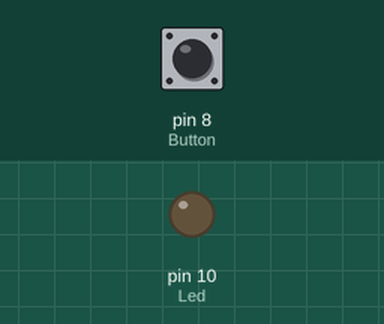
A sketch run on a simulated Arduino Uno, built with avr-gcc and run on an emulated ATmega328P. Parts: output pins drawn as LEDs (lit = HIGH). The test bench sets the inputs (shaded band); at power-on: pin 8 (Button) LOW.

Above: at 1.2 s.
1.3 s: pin 8 (Button) pulled HIGH for 0.15 s
At 1.37 s:
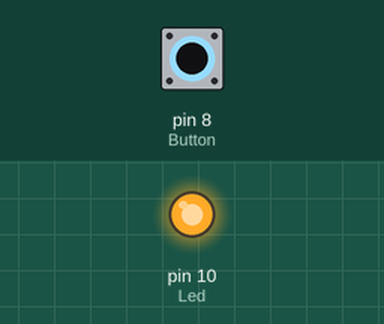
2.9 s: pin 8 (Button) pulled HIGH for 3.2 s
At 7.1 s:
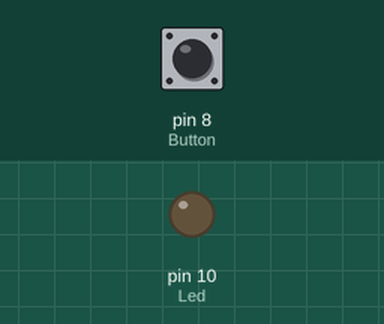
Timing chart, 0 to 8.6 s (numbered marks = the images above; inputs shaded):
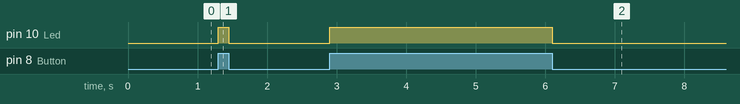

Measured:
- after the input at 1.3 s, pin 10 (Led): LOW → HIGH at once, → LOW 0.15 s later
- after the input at 2.9 s, pin 10 (Led): LOW → HIGH at once, → LOW 3.2 s later

The sketch:

Arduino_buton_ile_led_yakma.ino
```cpp
#define Button 8
#define Led 10

int button_durumu = 0;


void setup() {
  pinMode(Button, INPUT);
  pinMode(Led, OUTPUT);
  // Button diye tanımlanan giriş olduğu için INPUT, Led çıkış olduğu için ise OUTPUT olarak tanımlanır.

}

void loop() {

button_durumu = digitalRead(Button);
  // button_durumu en üst kısımda 0 olarak tanımlanmıştı.

if(button_durumu ==1){
  digitalWrite(Led,HIGH);
}
else{
  digitalWrite(Led,LOW);
}
}
```
